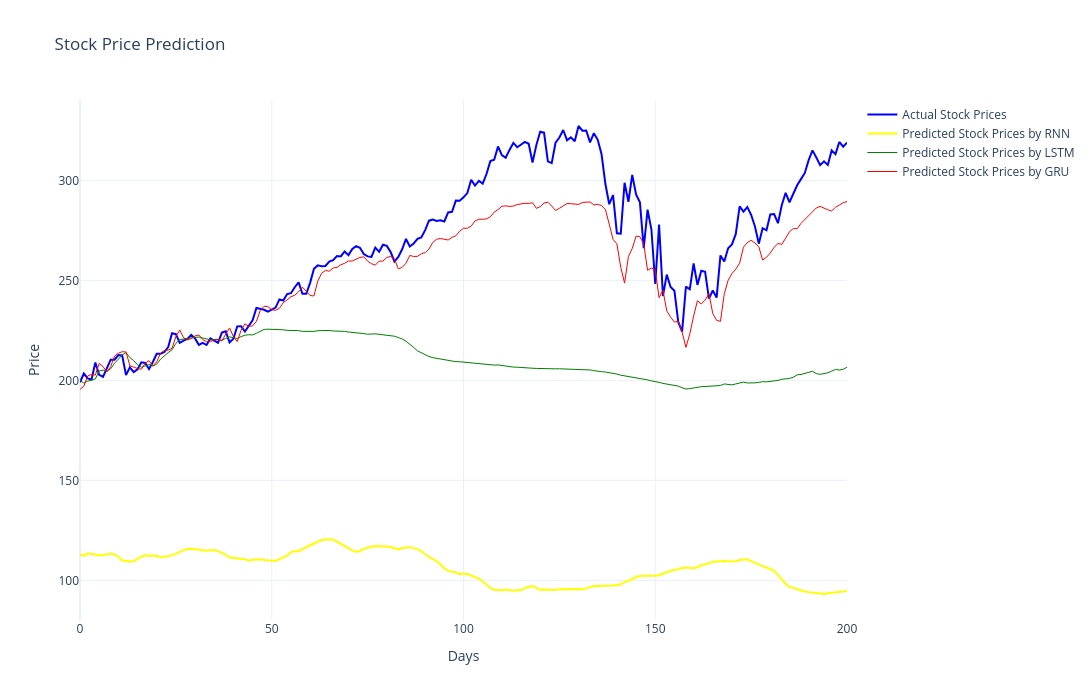

The notebook cell this image was saved under:
### Code cell
import plotly.graph_objects as go
import numpy as np

# Ensure data is 1D arrays for Plotly
# If y_test or y_pred are 2D (e.g., shape (n_samples, 1)), flatten them
actual_prices = scaler_y.inverse_transform(y_test).flatten()

predicted_prices_rnn = scaler_y.inverse_transform(y_pred_rnn.reshape(1, -1).to('cpu').detach().numpy()).flatten()
predicted_prices_lstm = scaler_y.inverse_transform(y_pred_lstm.reshape(1, -1).to('cpu').detach().numpy()).flatten()
predicted_prices_gru = scaler_y.inverse_transform(y_pred_gru.reshape(1, -1).to('cpu').detach().numpy()).flatten()

# Create the x-axis (Days). 
# Assuming len(actual_prices) represents the number of days.
days = np.arange(len(actual_prices))

# Create the figure
fig = go.Figure()

# Add Actual Prices trace
fig.add_trace(go.Scatter(
    x=days,
    y=actual_prices,
    mode='lines',
    name='Actual Stock Prices',
    line=dict(color='blue', width=2)
))

# Add Predicted Prices trace
fig.add_trace(go.Scatter(
    x=days,
    y=predicted_prices_rnn,
    mode='lines',
    name='Predicted Stock Prices by RNN',
    line=dict(color='yellow')
))
fig.add_trace(go.Scatter(
    x=days,
    y=predicted_prices_lstm,
    mode='lines',
    name='Predicted Stock Prices by LSTM',
    line=dict(color='green', width=1)
))
fig.add_trace(go.Scatter(
    x=days,
    y=predicted_prices_gru,
    mode='lines',
    name='Predicted Stock Prices by GRU',
    line=dict(color='red', width=1)
))

# Update layout
fig.update_layout(
    title='Stock Price Prediction',
    xaxis_title='Days',
    yaxis_title='Price',
    hovermode='x unified',
    template='plotly_white',
    width=1500,  # Adjust width to match your matplotlib figsize preference
    height=700
)

# Show the chart
fig.show()

### Figure 1 — Plotly figure (JSON) as saved in the notebook; plotly's stock layout.template omitted (floating-point values rounded to 4 significant figures; data arrays with more than 128 entries replaced by an {"elided": "..."} marker saying what was removed)
{"data": [{"line": {"color": "blue", "width": 2}, "mode": "lines", "name": "Actual Stock Prices", "type": "scatter", "x": {"elided": "201 int values"}, "y": {"elided": "201 float values"}}, {"line": {"color": "yellow"}, "mode": "lines", "name": "Predicted Stock Prices by RNN", "type": "scatter", "x": {"elided": "201 int values"}, "y": {"elided": "955 float values"}}, {"line": {"color": "green", "width": 1}, "mode": "lines", "name": "Predicted Stock Prices by LSTM", "type": "scatter", "x": {"elided": "201 int values"}, "y": {"elided": "201 float values"}}, {"line": {"color": "red", "width": 1}, "mode": "lines", "name": "Predicted Stock Prices by GRU", "type": "scatter", "x": {"elided": "201 int values"}, "y": {"elided": "201 float values"}}], "layout": {"height": 700, "hovermode": "x unified", "title": {"text": "Stock Price Prediction"}, "width": 1500, "xaxis": {"title": {"text": "Days"}}, "yaxis": {"title": {"text": "Price"}}}}
